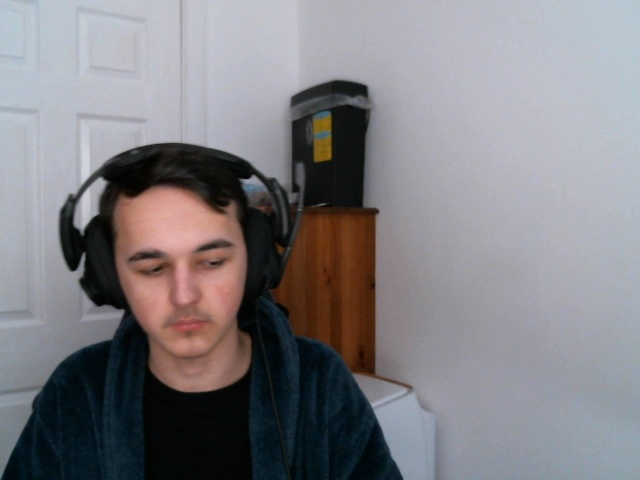
//> input picture Mantis Vision Project/Resources/leftFrame2.jpg, 640 x 480 px, given in place of the camera
$ ./Movement_Detection   (built with g++ and OpenCV 4)
//> lines starting //> are read from the running program, lines starting //| are printed output that depends on the picture; after the words box and inside, x2 and y2 are one past the last pixel; in counts of white or black regions, pixels touching at a corner belong together
//> further down, leftImageFrame1 is the input picture: 480 rows x 640 cols, CV_8UC3; mean B, G, R 131.4, 126.9, 129
#include <iostream>
#include <opencv2/opencv.hpp>
#include "opencv2/core/core.hpp"
#include "opencv2/calib3d/calib3d.hpp"
#include <opencv2/highgui/highgui.hpp>
#include <opencv2/imgproc/imgproc.hpp>
#include <stdio.h>
#include <string.h>
#include <vector>
#include <string>
#include <chrono>
#include <thread>

using namespace cv;
using namespace std;

RNG rng(12345);

float left_x_coord = 0;
float right_x_coord = 0;
float left_y_coord = 0;
float right_y_coord = 0;
float temp_x_coord = 0;
float temp_y_coord = 0;

Mat detectDifference(Mat ImageFrame1, Mat ImageFrame2)
{
	Mat diff;
	Mat dilatedImage;

	// resize size of images for visual clarity
	//resize(ImageFrame1, ImageFrame1, Size(), 0.5, 0.5);
	//resize(ImageFrame2, ImageFrame2, Size(), 0.5, 0.5);

	// converting to grayscale
	cvtColor(ImageFrame1, ImageFrame1, COLOR_BGR2GRAY);
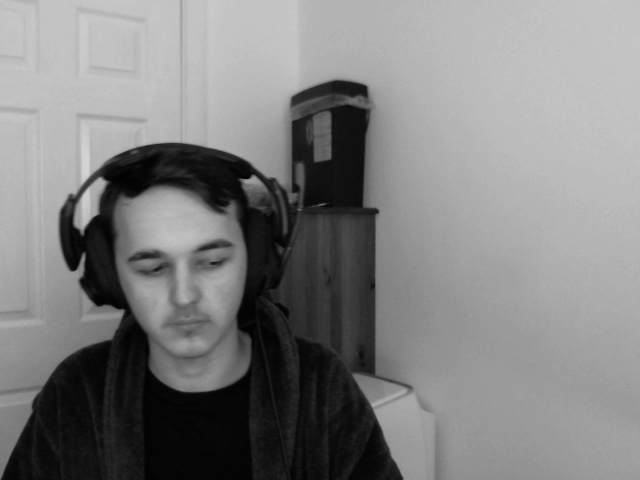
//> ImageFrame1: 480 rows x 640 cols, CV_8UC1; min 1, max 214, mean 128
	cvtColor(ImageFrame2, ImageFrame2, COLOR_BGR2GRAY);

	// applying a blur filter to the image to merge neighboring pixels together. This should allow the bounding boxes to pick up larger areas of pixels.
	GaussianBlur(ImageFrame1, ImageFrame1, Size(7, 7), 0, 0);
	GaussianBlur(ImageFrame2, ImageFrame2, Size(7, 7), 0, 0);

	// getting the difference between the two images
	absdiff(ImageFrame1, ImageFrame2, diff);
//> diff: 480 rows x 640 cols, CV_8UC1; every value is 0

	return diff;
}

void detectContours(Mat& image)
{
	vector<vector<Point> > contours;
	vector<Vec4i> hierarchy;
	Mat threshold_output;

	int largestContourArea = 0;
	int largestContour = 0;

	// applies a threshold to the merged image, small changes that fall below this threshold will be forgotten about and not tracked
	threshold(image, threshold_output, 30, 255, THRESH_BINARY);

	/* a kernel is created and the dilate function is called, which dilates the image making all of the
	   things still detected after the threshold larger. This can help to merge the contours together */
	Mat kernel = getStructuringElement(MORPH_ERODE, Size(20, 20));
	dilate(threshold_output, threshold_output, kernel);

	// the findContours function is called, which finds and stores all of the found contours for the image
	findContours(threshold_output, contours, hierarchy, RETR_TREE, CHAIN_APPROX_SIMPLE, Point(0, 0));
//> contours = 0 contours

	vector<vector<Point> > contours_poly(contours.size());
//> contours_poly = 0 contours
	vector<Rect> boundRect(contours.size());
	vector<Moments> mu(contours.size());
//> mu = 0 items
	vector<Point2f> mc(contours.size());

	// the moments for each contour are collected using the moments function
	for (int i = 0; i < contours.size(); i++)
	{
		mu[i] = moments(contours[i], false);
	}
//> this loop made 0 passes

	// this is then used to get the centre of each contour found
	for (int i = 0; i < contours.size(); i++)
	{
		mc[i] = Point2f(mu[i].m10 / mu[i].m00, mu[i].m01 / mu[i].m00);
	}

	for (size_t i = 0; i < contours.size(); i++)
	{
		// the approxPolyDP function allow for the precision and accuracy of the contours to be changed. a lower accuracy can make the contours more polygonal
		approxPolyDP(Mat(contours[i]), contours_poly[i], 1, true);
		// A bounding box is then created for each of the contours found in the image
		boundRect[i] = boundingRect(Mat(contours_poly[i]));
	}

	for (size_t i = 0; i < contours.size(); i++)
	{
		// the bounding boxes made are then looped through to find out which is the largest, as we only want to show one box, that being the biggest
		if (i == 0) { largestContourArea = boundRect[0].area(); }
		else if (boundRect[i].area() > largestContourArea) { largestContourArea = boundRect[i].area(); largestContour = i; }
	}
//> after the loop, largestContourArea = 0; largestContour = 0

	for (size_t i = 0; i < contours.size(); i++)
	{
		Scalar colour = Scalar(rng.uniform(0, 256), rng.uniform(0, 256), rng.uniform(0, 256));

		drawContours(image, contours_poly, (int)i, colour, 2, 8, vector<Vec4i>(), 0, Point());

		// the largest bounding box is then drawn onto the image using the rectangle function
		rectangle(image, boundRect[largestContour].tl(), boundRect[largestContour].br(), 255, 2, 8, 0);
		// the centroid of the largest box is also drawn using the circle function
		circle(image, mc[largestContour], 5, Scalar(255, 255, 255), FILLED);

		putText(image, "y: " + to_string(mc[largestContour].y), Point(10, 20), FONT_HERSHEY_DUPLEX, 0.50, colour, 1);
		temp_x_coord = mc[largestContour].x;
		temp_y_coord = mc[largestContour].y;
	}
}

float calculateDepth(float left_x_coord, float right_y_coord, int cameraFocalLength, int baseline)
{
	float depth = (cameraFocalLength * baseline) / (left_x_coord - right_x_coord);
	return depth;
}

int main()
{
	Mat leftDiff;
	Mat rightDiff;
	int focalLength = 1;
	int baseline = 155;
	float depth = 0;
	// [25 lines of commented-out code are left out]


	VideoCapture leftImageSource(0), rightImageSource(1);

	while (true)
	{
		Mat leftImageFrame1, leftImageFrame2, rightImageFrame1, rightImageFrame2;
		leftImageSource >> leftImageFrame1;
		rightImageSource >> rightImageFrame1;
		this_thread::sleep_for(chrono::milliseconds(1));
		leftImageSource >> leftImageFrame2;
		rightImageSource >> rightImageFrame2;

		leftDiff = detectDifference(leftImageFrame1, leftImageFrame2);
		rightDiff = detectDifference(rightImageFrame1, rightImageFrame2);

		detectContours(leftDiff);
		left_x_coord = temp_x_coord;
//> left_x_coord = 0
		left_y_coord = temp_y_coord;
//> left_y_coord = 0

		detectContours(rightDiff);
		right_x_coord = temp_x_coord;
//> right_x_coord = 0
		right_y_coord = temp_y_coord;
//> right_y_coord = 0
		if (right_y_coord > left_y_coord - 10 && right_y_coord < left_y_coord + 10)
		{
			putText(leftDiff, "level", Point(10, 40), FONT_HERSHEY_DUPLEX, 0.50, Scalar(255,255,255), 1);
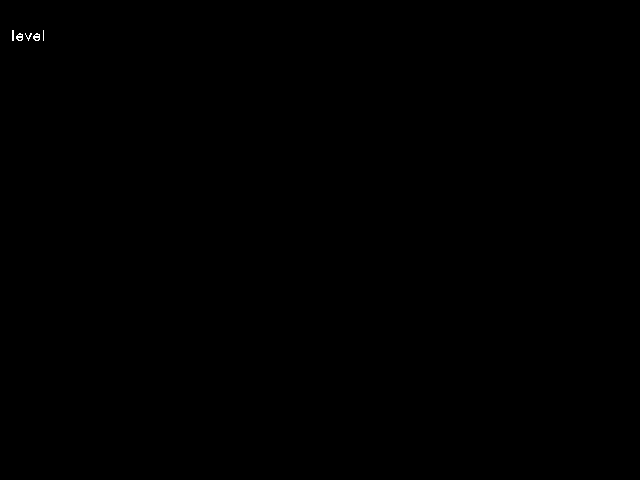
//> leftDiff: 480 rows x 640 cols, CV_8UC1; 0.04% white in thin lines or dots, all inside (x1, y1, x2, y2) = (12, 30, 44, 41)
			depth = calculateDepth(left_x_coord, right_x_coord, focalLength, baseline);
//> in calculateDepth, `float depth = (cameraFocalLength * baseline) / (left_x_coord - right_x..`: depth = inf
//> depth = inf
			putText(leftDiff, "depth: " + to_string(depth), Point(10, 60), FONT_HERSHEY_DUPLEX, 0.50, Scalar(255, 255, 255), 1);
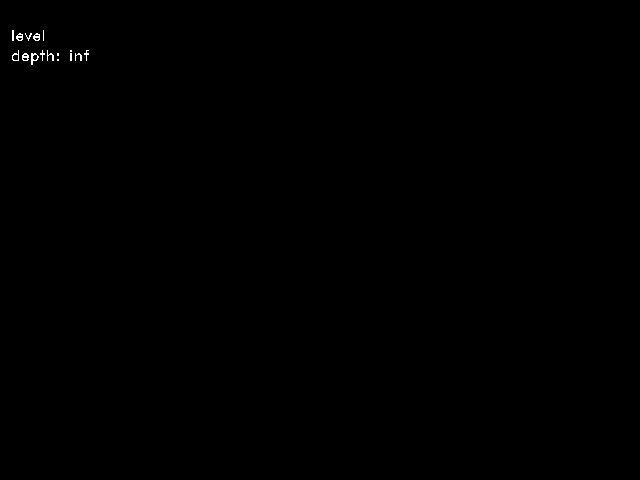
//> leftDiff: 480 rows x 640 cols, CV_8UC1; 0.12% white in thin lines or dots, all inside (x1, y1, x2, y2) = (12, 30, 89, 65)
		}

		imshow("Left Camera Image", leftDiff);
		imshow("Right Camera Image", rightDiff);

		//imshow("normal cam left", leftImageFrame1);
		//imshow("normal cam right", rightImageFrame1);
		waitKey(1);
	}

}

$ run again, on Mantis Vision Project/Resources/flask_test1.jpg
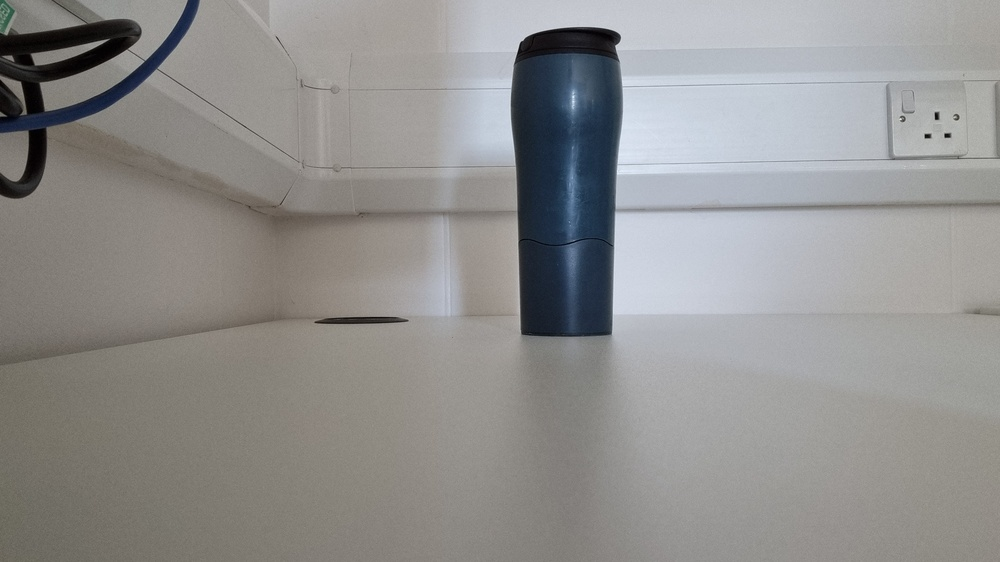
//> input picture Mantis Vision Project/Resources/flask_test1.jpg, 1000 x 562 px, shrunk from 3216 x 1808 before the run, given in place of the camera
//> leftImageFrame1 is the input picture: 562 rows x 1000 cols, CV_8UC3; mean B, G, R 142.4, 143.7, 144.5
//> in detectDifference, `cvtColor(ImageFrame1, ImageFrame1, COLOR_BGR2GRAY);`:
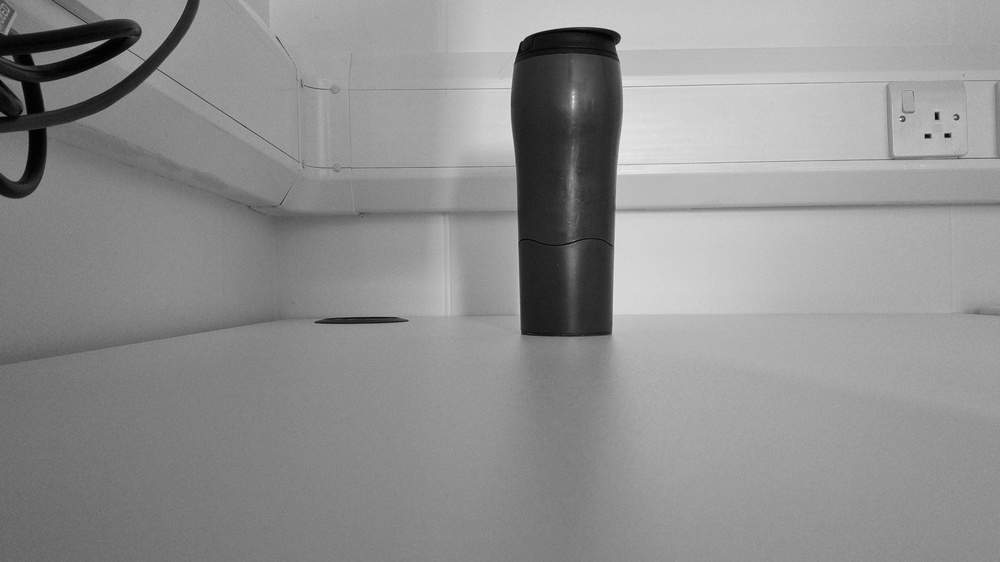
//> ImageFrame1: 562 rows x 1000 cols, CV_8UC1; min 0, max 235, mean 143.8
//> diff: 562 rows x 1000 cols, CV_8UC1; every value is 0
//> contours = 0 contours
//> mu = 0 items
//> after the loop in detectContours, `for (size_t i = 0; i < contours.size(); i++)`: largestContourArea = 0
//> in calculateDepth, `float depth = (cameraFocalLength * baseline) / (left_x_coord - right_x..`: depth = inf

$ run again, on Mantis Vision Project/Resources/flask_test2.jpg
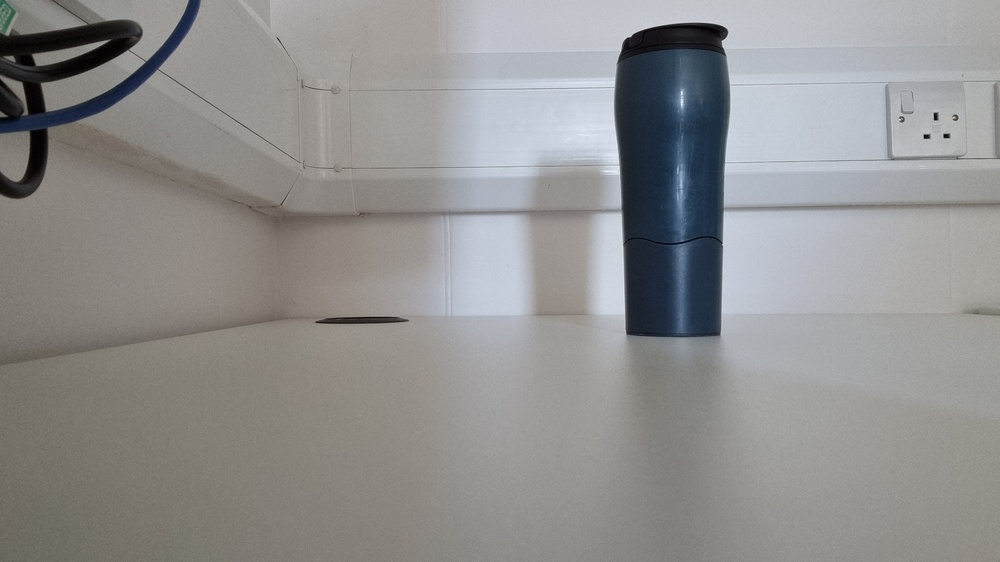
//> input picture Mantis Vision Project/Resources/flask_test2.jpg, 1000 x 562 px, shrunk from 3216 x 1808 before the run, given in place of the camera
//> leftImageFrame1 is the input picture: 562 rows x 1000 cols, CV_8UC3; mean B, G, R 143, 143.6, 144.3
//> in detectDifference, `cvtColor(ImageFrame1, ImageFrame1, COLOR_BGR2GRAY);`:
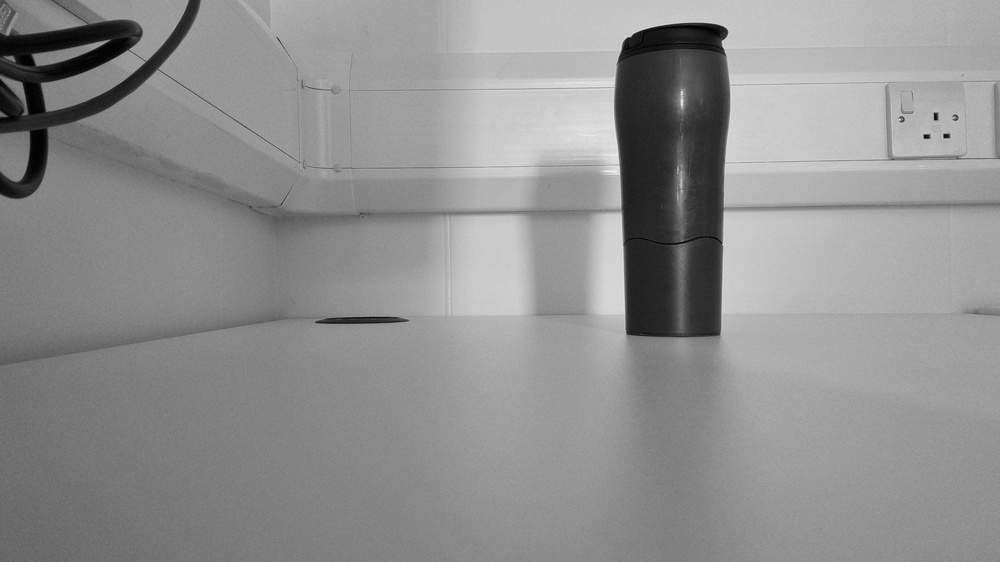
//> ImageFrame1: 562 rows x 1000 cols, CV_8UC1; min 0, max 248, mean 143.7
//> diff: 562 rows x 1000 cols, CV_8UC1; every value is 0
//> contours = 0 contours
//> mu = 0 items
//> after the loop in detectContours, `for (size_t i = 0; i < contours.size(); i++)`: largestContourArea = 0
//> in calculateDepth, `float depth = (cameraFocalLength * baseline) / (left_x_coord - right_x..`: depth = inf

$ run again, on Mantis Vision Project/Resources/test image1.jpg
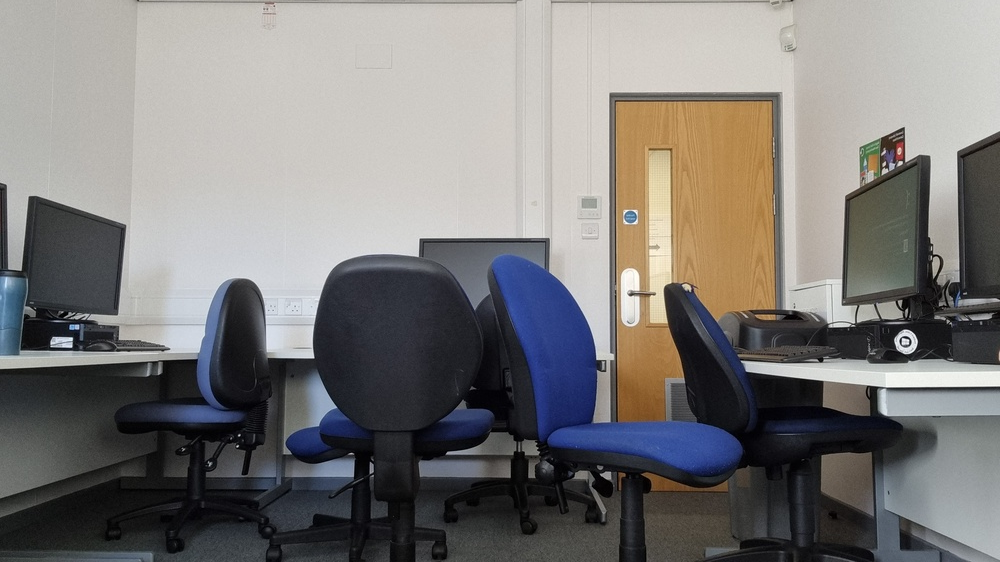
//> input picture Mantis Vision Project/Resources/test image1.jpg, 1000 x 562 px, shrunk from 3216 x 1808 before the run, given in place of the camera
//> leftImageFrame1 is the input picture: 562 rows x 1000 cols, CV_8UC3; mean B, G, R 121.5, 123, 125.2
//> in detectDifference, `cvtColor(ImageFrame1, ImageFrame1, COLOR_BGR2GRAY);`:
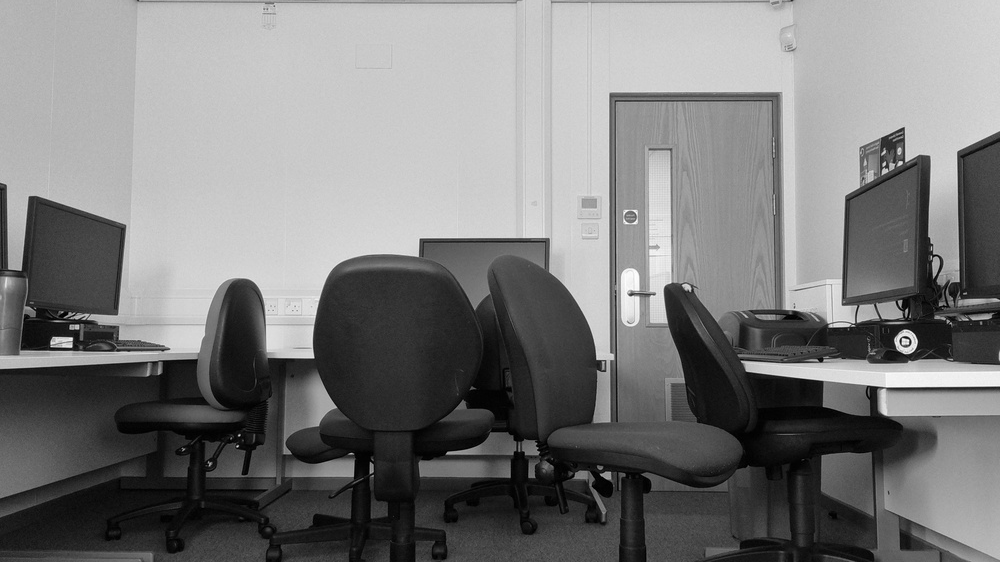
//> ImageFrame1: 562 rows x 1000 cols, CV_8UC1; min 0, max 255, mean 123.5
//> diff: 562 rows x 1000 cols, CV_8UC1; every value is 0
//> contours = 0 contours
//> mu = 0 items
//> after the loop in detectContours, `for (size_t i = 0; i < contours.size(); i++)`: largestContourArea = 0
//> in calculateDepth, `float depth = (cameraFocalLength * baseline) / (left_x_coord - right_x..`: depth = inf
